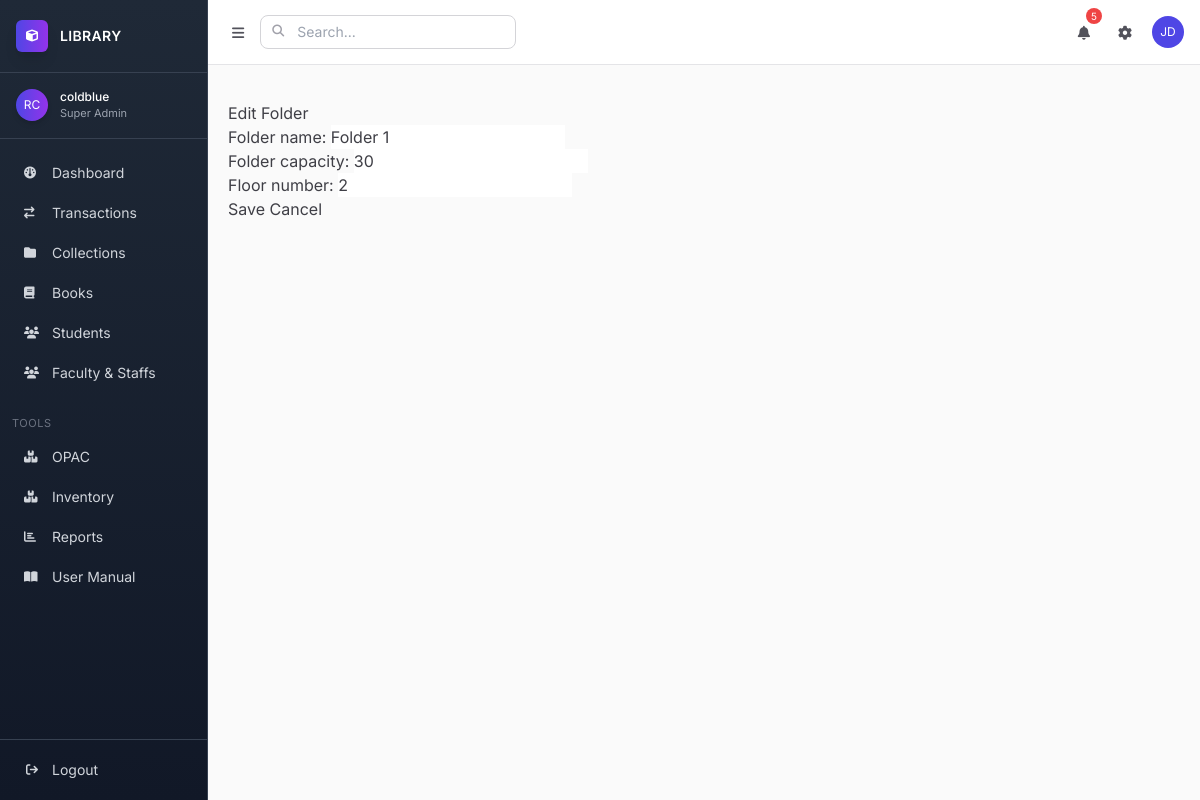
The page /registrar/folders/1/edit/ (signed in) on the database its author committed.
### apps/app1/models.py (models this page shows, shortened)
class Folder(models.Model):
    folder_name = models.CharField(max_length=100, unique=True)
    folder_capacity = models.PositiveIntegerField()
    floor_number = models.CharField(max_length=50)  # or IntegerField if numeric
    created_by = models.ForeignKey(User, on_delete=models.SET_NULL, null=True, blank=True)
    created_at = models.DateTimeField(auto_now_add=True)

### apps/app1/views.py (the view)
# urls.py: path('folders/<int:pk>/edit/', views.folder_update, name='folder_update'),
@login_required
def folder_update(request, pk):
    folder = get_object_or_404(Folder, pk=pk)
    if request.method == 'POST':
        form = FolderForm(request.POST, instance=folder)
        if form.is_valid():
            form.save()
            messages.success(request, 'Folder updated successfully!')
            return redirect('folder_list')
    else:
        form = FolderForm(instance=folder)
    return render(request, 'app1/folder/folder_form.html', {'form': form, 'title': 'Edit Folder'})

### apps/app1/forms.py
class FolderForm(forms.ModelForm):
    class Meta:
        model = Folder
        fields = ['folder_name', 'folder_capacity', 'floor_number']
        widgets = {
            'folder_name': forms.TextInput(attrs={'class': 'form-control'}),
            'folder_capacity': forms.NumberInput(attrs={'class': 'form-control'}),
            'floor_number': forms.TextInput(attrs={'class': 'form-control'}),
        }

### templates/app1/folder/folder_form.html (shortened to what this page needs)
{% extends "base.html" %}
{% block content %}
<div class="container mt-4">
    <h2>{{ title }}</h2>
    <form method="POST">
        {{ form.as_p }}
        <button type="submit" class="btn btn-success">Save</button>
        <a href="{% url 'folder_list' %}" class="btn btn-secondary">Cancel</a>
    </form>
</div>
{% endblock %}

### templates/base.html (shortened to what this page needs)
{% load static %} {% load custom_filters %}
<!DOCTYPE html>
<html lang="en">
	<head>
		<script src="https://cdn.tailwindcss.com"></script>
		<link rel="stylesheet" href="https://cdnjs.cloudflare.com/ajax/libs/font-awesome/6.4.0/css/all.min.css" />
		<link href="https://cdn.jsdelivr.net/npm/select2@4.1.0/dist/css/select2.min.css" rel="stylesheet" />
	</head>
	<body class="bg-soft-50 text-soft-700">
		<div class="flex h-screen overflow-hidden">
			<aside class="thin-sidebar w-16 lg:w-52 dark-sidebar border-r border-gray-700 flex flex-col">
				<div class="px-4 py-5 border-b border-gray-700">
					<div class="flex items-center space-x-2 lg:space-x-3">
						<div class="w-8 h-8 rounded-md bg-gradient-to-r from-accent-500 to-purple-600 flex items-center justify-center text-white text-xs shadow-lg">
							<i class="fa-solid fa-cube"></i>
						</div>
						<span class="hidden lg:block text-sm tracking-wide font-semibold text-white"> LIBRARY </span>
					</div>
				</div>
				<div class="px-4 py-4 border-b border-gray-700 flex items-center space-x-3">
					<div class="h-8 w-8 rounded-full bg-gradient-to-r from-accent-500 to-purple-600 text-white flex items-center justify-center text-xs shadow-md">RC</div>
					<div class="hidden lg:block">
						<p class="text-xs font-medium text-white">{{ request.user.get_full_name|default:request.user.username }}</p>
						<p class="text-[11px] text-gray-400">{{ request.user.role|default:"Super Admin" }}</p>
					</div>
				</div>
				<nav class="flex-1 overflow-y-auto slim-scrollbar py-4">
					<ul class="space-y-1 px-3 text-sm">
						<li>
							<a href="{% url 'dashboard' %}" class="flex items-center px-3 py-2 rounded-lg hover:bg-gray-700 transition-all duration-200 {% if request.resolver_match.url_name == 'dashboard' %} bg-gray-700 text-white {% else %} text-gray-300 {% endif %}">
								<i class="fa-solid fa-gauge text-xs w-4"></i>
								<span class="hidden lg:block ml-3">Dashboard</span>
							</a>
						</li>
						<li>
							<a href="{% url 'transaction_list' %}" class="flex items-center px-3 py-2 rounded-lg hover:bg-gray-700 transition-all duration-200 {% if request.resolver_match.url_name == 'transaction_list' %} bg-gray-700 text-white {% else %} text-gray-300 {% endif %}">
								<i class="fa-solid fa-arrow-right-arrow-left text-xs w-4"></i>
								<span class="hidden lg:block ml-3">Transactions</span>
							</a>
						</li>
						<li>
							<a href="{% url 'collection_list' %}" class="flex items-center px-3 py-2 rounded-lg hover:bg-gray-700 transition-all duration-200 {% if request.resolver_match.url_name == 'collection_list' %} bg-gray-700 text-white {% else %} text-gray-300 {% endif %}">
								<i class="fa-solid fa-folder text-xs w-4"></i>
								<span class="hidden lg:block ml-3">Collections</span>
							</a>
						</li>
						<li>
							<a href="{% url 'book_list' %}" class="flex items-center px-3 py-2 rounded-lg hover:bg-gray-700 transition-all duration-200 {% if request.resolver_match.url_name == 'book_list' %} bg-gray-700 text-white {% else %} text-gray-300 {% endif %}">
								<i class="fa-solid fa-book text-xs w-4"></i>
								<span class="hidden lg:block ml-3">Books</span>
							</a>
						</li>
						<li>
							<a href="{% url 'library_students' %}" class="flex items-center px-3 py-2 rounded-lg hover:bg-gray-700 transition-all duration-200 {% if request.resolver_match.url_name == 'library_students' %} bg-gray-700 text-white {% else %} text-gray-300 {% endif %}">
								<i class="fa-solid fa-users text-xs w-4"></i>
								<span class="hidden lg:block ml-3">Students</span>
							</a>
						</li>
						<li>
							<a href="{% url 'library_students' %}" class="flex items-center px-3 py-2 rounded-lg hover:bg-gray-700 transition-all duration-200 {% if request.resolver_match.url_name == 'staffs' %} bg-gray-700 text-white {% else %} text-gray-300 {% endif %}">
								<i class="fa-solid fa-users text-xs w-4"></i>
								<span class="hidden lg:block ml-3">Faculty & Staffs</span>
							</a>
						</li>
					</ul>
					<div class="hidden lg:block px-3 mt-6 mb-2 text-[11px] uppercase text-gray-500 tracking-wider">Tools</div>
					<ul class="space-y-1 px-3 text-sm">
						<li>
							<a href="{% url 'opac' %}" class="flex items-center px-3 py-2 rounded-lg hover:bg-gray-700 text-gray-300 transition-all duration-200">
								<i class="fa-solid fa-boxes text-xs w-4"></i>
								<span class="hidden lg:block ml-3">OPAC</span>
							</a>
						</li>
						<li>
							<a href="#" class="flex items-center px-3 py-2 rounded-lg hover:bg-gray-700 text-gray-300 transition-all duration-200">
								<i class="fa-solid fa-boxes text-xs w-4"></i>
								<span class="hidden lg:block ml-3">Inventory</span>
							</a>
						</li>
						<li>
							<a href="#" class="flex items-center px-3 py-2 rounded-lg hover:bg-gray-700 text-gray-300 transition-all duration-200">
								<i class="fa-solid fa-chart-bar text-xs w-4"></i>
								<span class="hidden lg:block ml-3">Reports</span>
							</a>
						</li>
						<li>
							<a href="{% url 'manual' %}" class="flex items-center px-3 py-2 rounded-lg hover:bg-gray-700 text-gray-300 transition-all duration-200 {% if request.resolver_match.url_name == 'manual' %} bg-gray-700 text-white {% else %} text-gray-300 {% endif %}">
								<i class="fa-solid fa-book-open text-xs w-4"></i>
								<span class="hidden lg:block ml-3">User Manual</span>
							</a>
						</li>
					</ul>
				</nav>
				<div class="border-t border-gray-700 p-3">
					{% if user.is_authenticated %}
					<form method="POST" action="{% url 'logout' %}">
						<button class="flex items-center w-full px-3 py-2 text-sm rounded-lg hover:bg-gray-700 text-gray-300 transition-all duration-200" type="submit">
							<i class="fa-solid fa-arrow-right-from-bracket text-xs w-4"></i>
							<span class="hidden lg:block ml-3">Logout</span>
						</button>
					</form>
					{% endif %}
				</div>
			</aside>
			<div class="flex-1 flex flex-col overflow-hidden">
				<header class="bg-white border-b border-soft-200 px-4 py-3 flex items-center justify-between">
					<div class="flex items-center space-x-2">
						<button id="sidebarToggle" class="p-2 rounded-md hover:bg-soft-100 text-soft-600">
							<i class="fa-solid fa-bars text-sm"></i>
						</button>
						<div class="relative">
							<i class="fa-solid fa-search absolute left-3 top-2 text-soft-400 text-xs"></i>
							<input type="text" placeholder="Search..." class="pl-9 pr-3 py-1.5 text-sm border border-soft-300 rounded-lg focus:ring-accent-500 focus:border-accent-500 w-48 lg:w-64" />
						</div>
					</div>
					<div class="flex items-center space-x-3">
						<button class="relative p-2 rounded-md hover:bg-soft-100 text-soft-600">
							<i class="fa-solid fa-bell text-sm"></i>
							<span class="absolute -top-1 -right-1 bg-red-500 text-white text-[10px] h-4 w-4 rounded-full flex items-center justify-center">5</span>
						</button>
						<button class="p-2 rounded-md hover:bg-soft-100 text-soft-600">
							<i class="fa-solid fa-gear text-sm"></i>
						</button>
						<div class="h-8 w-8 rounded-full bg-accent-500 text-white flex items-center justify-center text-xs">JD</div>
					</div>
				</header>
				<main class="flex-1 overflow-y-auto slim-scrollbar p-5 bg-soft-50">
					{% block content %}{% endblock %}
				</main>
			</div>
		</div>
	</body>
</html>

### templates/base.html (style rules this page uses)
* { font-family: "Inter", sans-serif; }
.thin-sidebar { transition: all 0.2s ease; }
.dark-sidebar { background: linear-gradient(180deg, #1f2937 0%, #111827 100%); }

### rows shown on the page
Folder: folder_name "Folder 1", folder_capacity "30", floor_number "2"

### other values the page prints
{{ request.user.get_full_name|default:request.user.username }} "coldblue"
{{ request.user.role|default:"Super Admin" }} "Super Admin"
{{ title }} "Edit Folder"
